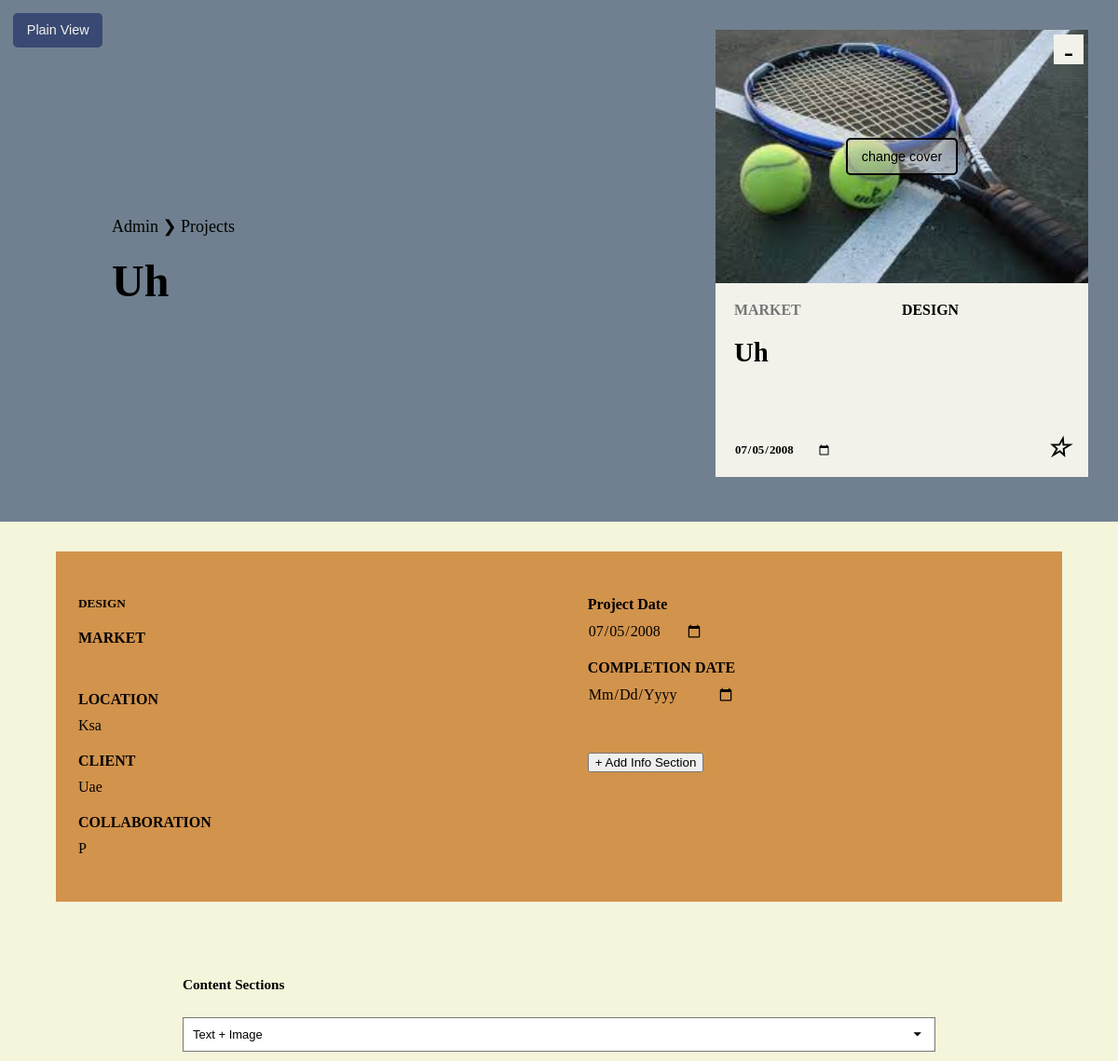
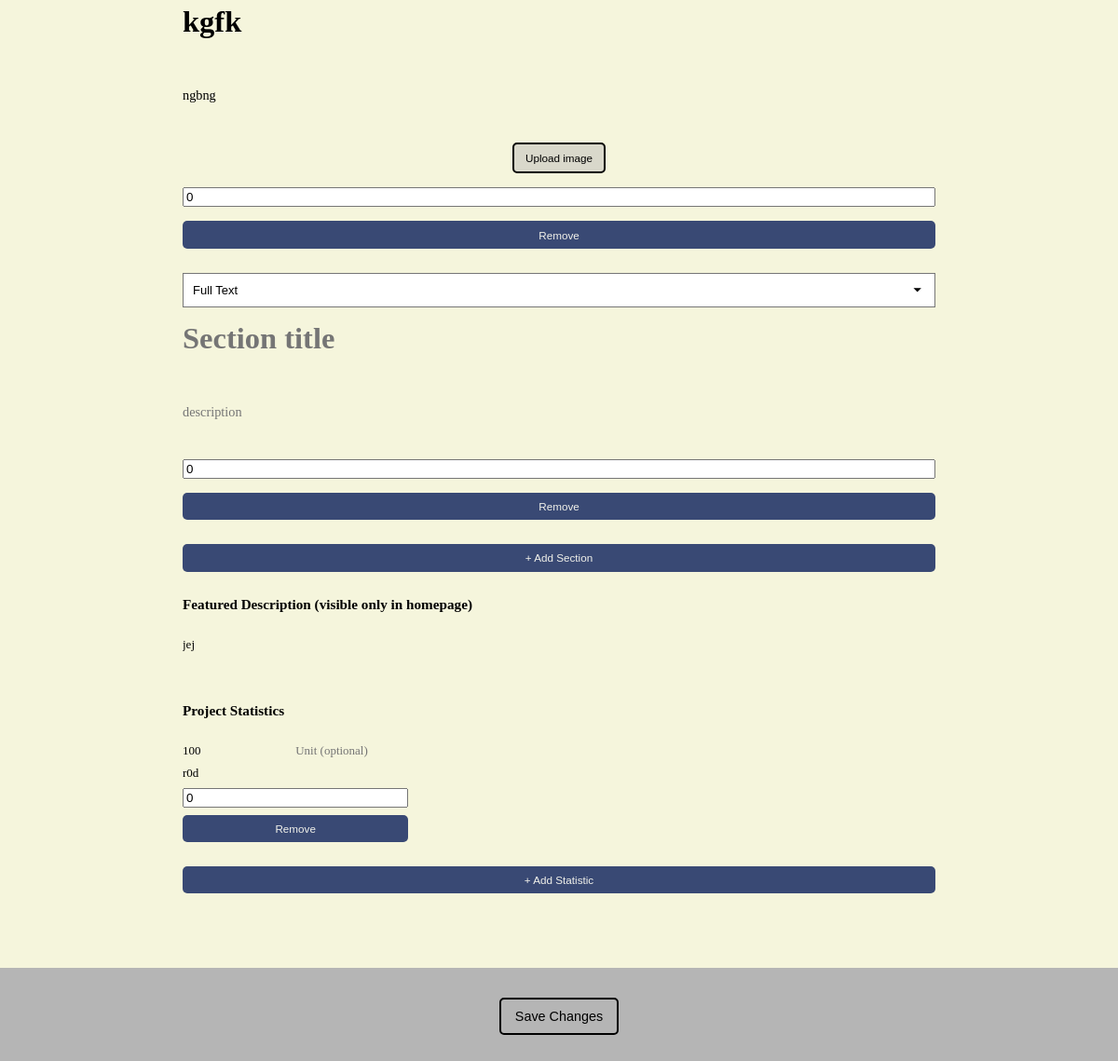
The page /admin/projects/10 on the database its author committed (2 pictures, top to bottom).
### app.py (models this page shows, shortened)
class Project(db.Model):
    id = db.Column(db.Integer, primary_key=True)
    title = db.Column(db.String(100), nullable=False)
    subtitle = db.Column(db.String(100))
    service = db.Column(db.String(100))
    market = db.Column(db.String(100))
    location = db.Column(db.String(100))
    client = db.Column(db.String(100))
    collaboration = db.Column(db.String(100))
    date = db.Column(db.Date)
    completion_date = db.Column(db.Date)
    description = db.Column(db.Text)
    feature = db.Column(db.Boolean, default=False)
    featured_description = db.Column(db.Text)
    cover_image_url = db.Column(db.String(255))  # For card thumbnails
    sections = db.relationship('ProjectSection', backref='project', cascade="all, delete-orphan")
    statistics = db.relationship('ProjectStatistic', backref='project', cascade="all, delete-orphan")

class ProjectSection(db.Model):
    id = db.Column(db.Integer, primary_key=True)
    project_id = db.Column(db.Integer, db.ForeignKey('project.id'))
    title = db.Column(db.String(100))
    description = db.Column(db.Text)
    layout_type = db.Column(db.String(20))  # 'full-text', 'text-image', 'image-text', 'stats', etc.
    order = db.Column(db.Integer)
    image_url = db.Column(db.String(255))

class ProjectStatistic(db.Model):
    id = db.Column(db.Integer, primary_key=True)
    project_id = db.Column(db.Integer, db.ForeignKey('project.id'))
    title = db.Column(db.String(100))
    value = db.Column(db.String(100))
    unit = db.Column(db.String(20))
    order = db.Column(db.Integer)

### app.py (the view)
@app.route("/admin/projects/<int:id>")
def edit_project_page(id):
    project = Project.query.get_or_404(id)
    panel_fields = {
        "service": project.service,
        "market": project.market,
        "location": project.location,
        "client": project.client,
        "collaboration": project.collaboration,
        "completion_date": project.completion_date,
        "date": project.date,
    }
    return render_template("edit_project.html",
                         project=project,
                         date=project.date,
                         panel_fields=panel_fields)

### templates/edit_project.html (shortened to what this page needs)
<!DOCTYPE html>
<html lang="en">
<head>
  <link rel="stylesheet" href="{{ url_for('static', filename='css/projects-sub.css') }}">
  <link rel="stylesheet" href="{{ url_for('static', filename='css/general.css') }}">
  <link rel="stylesheet" href="{{ url_for('static', filename='css/navbar.css') }}">
  <link rel="stylesheet" href="{{ url_for('static', filename='css/footer.css') }}">
  <link rel="stylesheet" href="{{ url_for('static', filename='css/edit_project.css') }}">
</head>
<body>
  <button class="admin_button" id="toggleViewBtn" style="position: fixed; top: 1em; left: 1em; z-index: 999;">Plain View</button>
  <main id="styled-view">
    <form id="styled-form" action="/admin/projects/{{ project.id }}/edit" method="POST" enctype="multipart/form-data">
      <section class="cover-section-2">
        <div class="cover-text-2">
          <p><a href="/admin/home">Admin</a> ❯ <a href="/admin/projects">Projects</a></p>
          <h1><input name="title" style="text-transform: capitalize;" class="editable-input" value="{{ project.title }}"></h1>
        </div>
      </section>
      <section class="project-info-section">
        <div class="project-info-main">
          <div class="project-info-description">
            <div class="form-section">
              <h3>Content Sections</h3>
              <div id="sections-container">
                {% for section in project.sections %}
                <div class="section-item" data-id="{{ section.id }}">
                  <select class="section-button" name="section_layout[]">
                    <option value="full-text" {% if section.layout_type=='full-text' %}selected{% endif %}>Full Text</option>
                    <option value="text-image" {% if section.layout_type=='text-image' %}selected{% endif %}>Text + Image</option>
                  </select>
                  <div class="project-info-description">
                    <h1><textarea type="text" name="section_title[]" class="editable-textarea auto-resize"  placeholder="Section title">{{ section.title }}</textarea></h1>
                  </div>
                  <div class="project-info-description-p">
                    <textarea name="section_description[]" class="editable-textarea auto-resize" placeholder="description">{{ section.description or '' }}</textarea>
                  </div>
                  {% if section.layout_type in ['text-image', 'image-text'] %}
                  <div class="card-visual" style="background-image: url('{{ section.image_url }}'); position: relative;">
                    <div class="cover-button general">
                      <button>
                        <label for="section_image_{{ section.id }}">{% if section.image_url %}Change image{% else %}Upload image{% endif %}</label>
                      </button>
                    </div>
                  </div>
                  {% endif %}
                  <input type="number" name="section_order[]" value="{{ section.order }}" placeholder="Order">
                  <button type="button" class="remove-section admin_button">Remove</button>
                </div>
                {% endfor %}
              </div>
              <button type="button" class="admin_button" id="add-section">+ Add Section</button>
            </div>
            <div class="form-section">
              <h3>Featured Description (visible only in homepage)</h3>
              <textarea name="featured_description" placeholder="limit to a few lines" class="editable-textarea auto-resize">{{ project.featured_description or '' }}</textarea>
            </div>
            <div class="form-section">
              <h3>Project Statistics</h3>
              <div id="statistics-container">
                {% for stat in project.statistics %}
                <div class="statistic-item">
                  <div>
                    <input type="text" class="stat_value editable-input" name="stat_value[]" value="{{ stat.value }}" placeholder="Value">
                    <input type="text" class="stat_unit editable-input" name="stat_unit[]" value="{{ stat.unit }}" placeholder="Unit (optional)">
                  </div>
                  <input type="text" class="stat_title editable-input" name="stat_title[]" value="{{ stat.title }}" placeholder="Statistic title">
                  <input type="number" class="stat_order" name="stat_order[]" value="{{stat.order}}" placeholder="order displayed">
                  <button type="button" class="remove-statistic">Remove</button>
                </div>
                {% endfor %}
              </div>
              <button type="button" class="admin_button" id="add-statistic">+ Add Statistic</button>
            </div>
          </div>
        </div>
        <div class="project-info-panel">
          {% if project.service or True %}
          <div class="project-info-panel-div">
            <h5><input name="service" class="editable-input" style="text-transform: uppercase;" placeholder="SERVICE" value="{{ project.service or '' }}"></h5>
          </div>
          {% endif %}
          {% if project.market or True %}
          <div class="project-info-panel-div">
            <h4>MARKET</h4>
            <div class="project-info-panel-div-p">
              <input name="market" class="editable-input" value="{{ project.market or '' }}">
            </div>
          </div>
          {% endif %}
          {% if project.location or True %}
          <div class="project-info-panel-div">
            <h4>LOCATION</h4>
            <div class="project-info-panel-div-p">
              <input name="location" class="editable-input" value="{{ project.location or '' }}">
            </div>
          </div>
          {% endif %}
          {% if project.client or True %}
          <div class="project-info-panel-div">
            <h4>CLIENT</h4>
            <div class="project-info-panel-div-p">
              <input name="client" class="editable-input" value="{{ project.client or '' }}">
            </div>
          </div>
          {% endif %}
          {% if project.collaboration or True %}
          <div class="project-info-panel-div">
            <h4>COLLABORATION</h4>
            <div class="project-info-panel-div-p">
              <input name="collaboration" class="editable-input" value="{{ project.collaboration or '' }}">
            </div>
          </div>
          {% endif %}
          {% if project.date or True %}
          <div class="project-info-panel-div">
            <h4>Project Date</h4>
            <input name="date" type="date" placeholder="Date" class="editable-input" value="{{project.date.strftime('%Y-%m-%d') if project.date else '' }}" />
          </div>
          {% endif %}
          {% if project.completion_date or True %}
          <div class="project-info-panel-div">
            <h4>COMPLETION DATE</h4>
            <div class="project-info-panel-div-p">
              <input name="completion_date" type="date" class="editable-input" value="{{ project.completion_date.strftime('%Y-%m-%d') if project.completion_date else '' }}">
            </div>
          </div>
          {% endif %}
          <div style="margin-top: 2em;">
            <button type="button" onclick="addPanelField()">+ Add Info Section</button>
          </div>
        </div>
      </section>
      <div class="general" style="text-align:center; margin:2em;">
        <button type="submit">Save Changes</button>
      </div>
    </form>
    <div id="floating-card" class="card-item hover-effect" style="position: fixed; top: 2em; right: 2em; z-index: 9999; cursor: move;">
      <div class="card-visual" id="preview-image" style="background-image: url('{{ project.cover_image_url }}'); position: relative;">
        {% if project.cover_image_url %}
        <div class="cover-button general">
          <button>
            <label for="cover_image">change cover</label>
          </button>
        </div>
        {% endif %}
      </div>
      <div class="card-subtext">
        <h5 style="display: flex; align-items: center;">
          <input id="preview-market" value="{{ project.market }}" style="text-transform: uppercase;" placeholder="Market" class="editable-input" />
          <input id="preview-service" value="{{ project.service or '' }}" style="text-transform: uppercase;" placeholder="Service" class="editable-input" />
        </h5>
        <h2 style="text-transform: capitalize;"><input id="preview-title" value="{{ project.title }}" class="editable-input"/></h2>
        <h6 class="project-date">
          <input name="date" id="preview-date" type="date" placeholder="Date" class="editable-input" value="{{ project.date.strftime('%Y-%m-%d') if project.date else '' }}" />
        </h6>
        <div class="card-actions">
          <i class="feature-star {% if project.feature %}featured{% endif %}"
            onclick="toggleFeature('{{ project.id }}', this)">
          </i>
        </div>
      </div>
      <button id="collapse-btn" style="position:absolute; top:5px; right:5px;background-color: var(--white); border:none;width:1em;height:1em; font-size:2em; cursor:pointer;">-</button>
    </div>
  </main>
</body>
</html>

### static/css/projects-sub.css (style rules this page uses)
p a { text-decoration: none; color: inherit; }
.project-info-section { background-color:var(--beige); display:flex; flex-direction:row; justify-content: center; align-items: flex-start; }
.project-info-main { max-width:70em; padding:5em; padding-left:13em; padding-right:11em; display:flex; flex-direction:column; justify-content:flex-start; align-items:center; }
.project-info-description { min-width:40em; width:100%; display:flex; flex-direction:column; gap:2em; }
.project-info-description h1 { font-size:2.5em; }
.project-info-description-p { font-size:1.1em; display:flex; flex-direction:column; gap:1em; }
.project-info-panel { background-color:var(--accent); margin:0; margin-top:-5em; height:auto; width:17em; padding:1.5em; display:flex; margin-left:auto; margin-right:10vw; flex-direction:column; align-items:flex-start; gap:20px; }
.project-info-panel-div { display:flex; flex-direction:column; flex-wrap:wrap; gap:10px; }
.project-info-panel-div-p { display:flex; flex-direction:column; flex-wrap:wrap; text-transform: capitalize; gap:15px; }
@media screen and (max-width: 1200px ) { .project-info-section { width:100%; margin:0; display:flex; flex-direction:column-reverse; justify-content: center; align-items: center; } }
@media screen and (max-width: 1200px ) { .project-info-main { margin:0; width:100%; padding-left:13vw; padding-right:13vw; padding-top:3em; } }
@media screen and (max-width: 1200px ) { .project-info-description { min-width:0; font-size: small; } }
@media screen and (max-width: 1200px ) { .project-info-panel { padding-top:3em; padding-bottom:3em; width:90%; margin:2em; gap:20px; flex-direction:column; flex: 1 1 calc(50% - 10px); flex-wrap:wrap; max-height: 25em; } }
@media screen and (max-width: 1200px ) { .project-info-panel-div-p { gap:10px; } }

### static/css/general.css (style rules this page uses)
a { color:inherit; }
html { scroll-behavior: smooth; scrollbar-color:var(--navy_color) var(--background_color); width:100%; }
body { width:100vw; overflow-x: hidden; }
:root { --navy_color:#394974; --blue:#a9bbc8; --blue-dark:#9dadb9; --navy-dark: #0D1321; --hover_color:rgb(143, 142, 142); --accent:#d2934c; --background_color:rgb(181, 181, 181); --beige:beige; --white:#f2f2eb; }
p { font-size: large; }
.general button { font-size:0.9em; background-color: transparent; border-radius:5px 5px; border:2px solid black; color:black; padding:0.7em 1em; }
.cover-section-2 { height:70vh; display:flex; flex-direction:column; justify-content: center; align-items: flex-start; background-color: slategray ; }
.cover-text-2 { display:flex; flex-direction:column; justify-content: center; align-items:flex-start; padding:10vw; gap:20px; }
.cover-text-2 h1 { font-size:3em; }

### static/css/navbar.css (style rules this page uses)
body { background-color: var(--background_color); }
* { margin:0; box-sizing: border-box; text-decoration: none; scroll-behavior: smooth; }

### static/css/footer.css (style rules this page uses)
body { display: flex; flex-direction: column; min-height: 100vh; }
main { flex: 1; }

### templates/edit_project.html (style rules this page uses)
.remove-statistic { font-size:0.9em; background-color: var(--navy_color); border-radius:5px 5px; border:none; color:var(--white); padding:0.7em 1em; }

### rows shown on the page
Project: title "uh", featured_description "jej", service "design", location "ksa", client "uae", collaboration "p", date "07/05/2008", cover_image_url (picture)
ProjectSection: layout_type "Text + Image", title "kgfk", description "ngbng", shows "Upload image", order "0"
ProjectSection: layout_type "Full Text", order "0"
ProjectStatistic: value "100", title "r0d", order "0"
